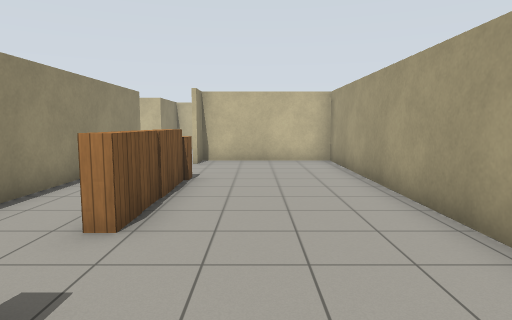
View 1 (above)

14 first-person views from a walk through a robot-simulator world made for Gazebo. The camera is 1.3 m above the floor, tilts 6° down and sees 75° across. Floor lines are 1 m apart. The floor is counted in squares, 1 m on a side. Each view is taken from the middle of a square. On the plan, view 1 faces up. The plan holds only what a view shows up to about 14 squares ahead; the rest is blank. The place goes on beyond the plan. Gazebo's built-in surfaces are drawn with simple patterns.

View 2
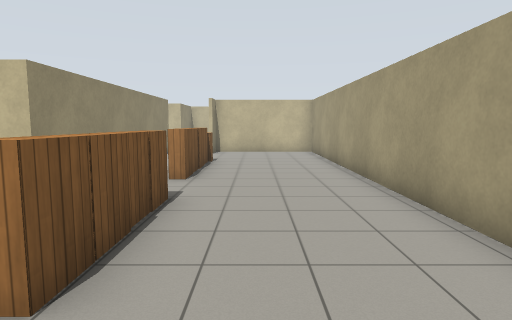

View 3
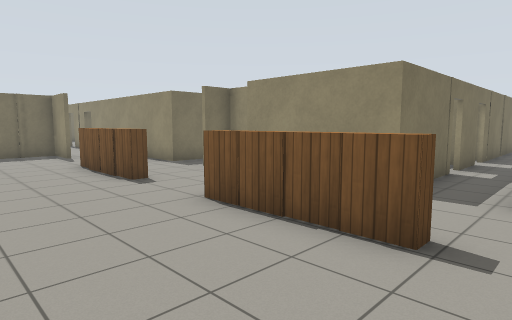

View 4
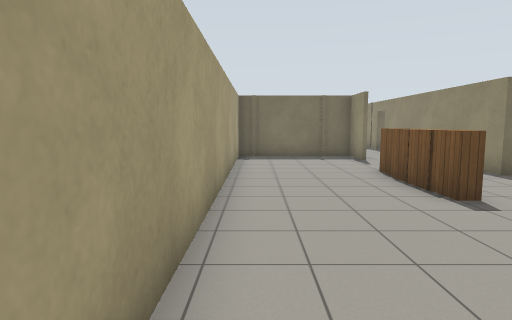

View 5
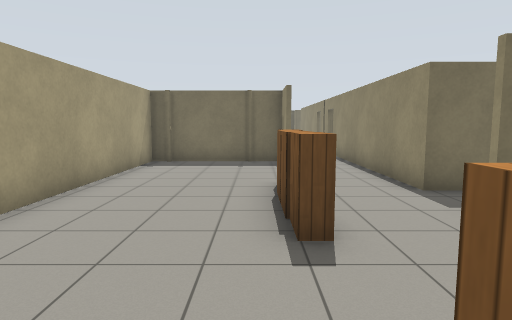

View 6
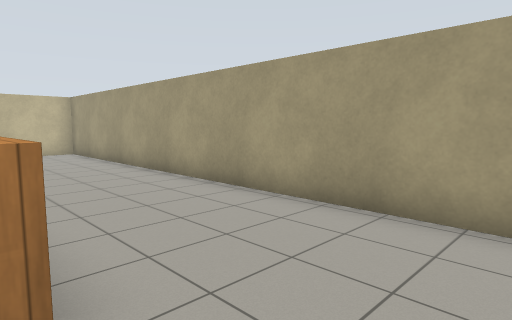

View 7
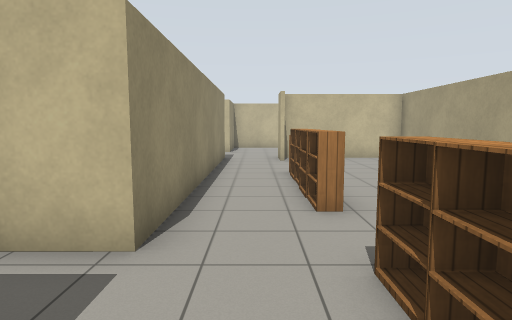

View 8
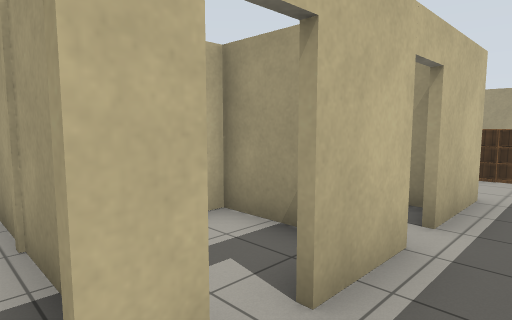

View 9
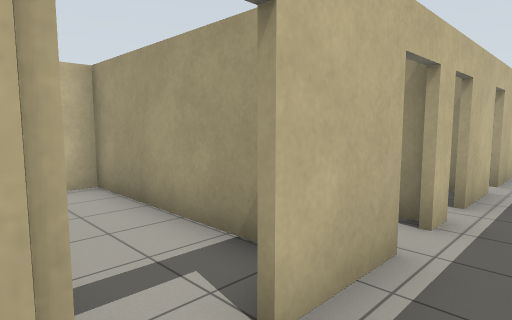

View 10
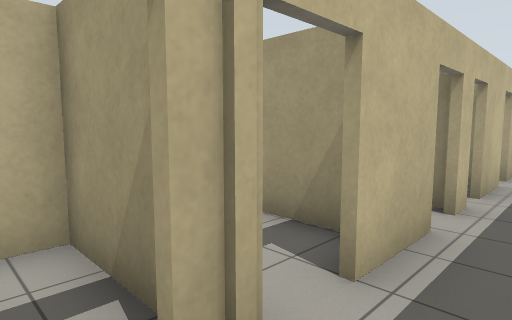

View 11
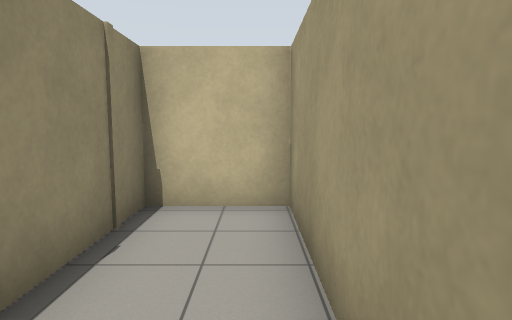

View 12
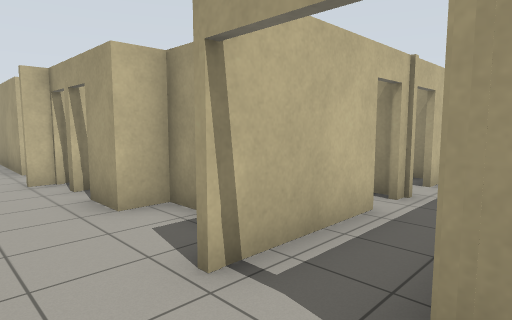

View 13
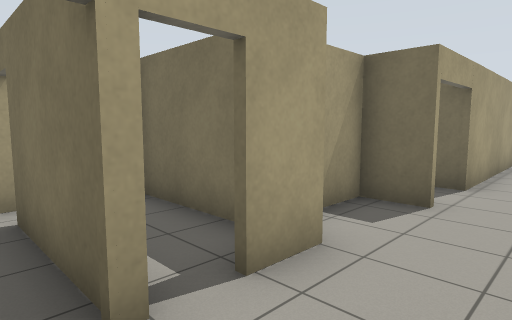

View 14
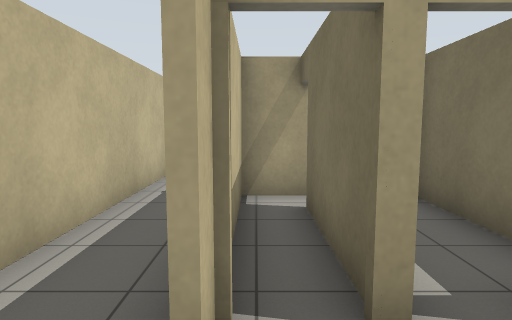

### Floor plan
Points are (right, up) in squares from view 1. A wall is a line through its corners. A room is listed if a view was taken in it or the views show most of it. See-through windows are left out.
Room 1 (views 1, 2, 3, 4, 5, 6, 7, 8, 9, 10)
walls: (-5.3, -4.6) (-5.3, -5.6) (-4.3, -5.6); (-4.3, -5.7) (-6.6, -5.7); (-8, 0.4) (-4.5, 0.4) (-4.5, -3.9); (-7.4, -5.7) (-9.3, -5.7); (-5.7, -7.5) (-4.2, -7.5) (-4.2, -13.5); (-10.8, 0.4) (-8.8, 0.4); (-10, -5.7) (-10.8, -5.7); (-1.9, -11.2) (-1.9, -12.9) (2.7, -12.9) (2.7, 12.2) (-1.9, 12.2) (-1.9, 11); (-11.6, -5.7) (-13.6, -5.7); (-12.5, 2.3) (-19.3, 2.3); (-4.2, 11.4) (-4.2, 2.3) (-5.7, 2.3); (-14.6, -5.7) (-15.3, -5.7); (-15.4, 0.4) (-11.6, 0.4); (-16.1, -5.7) (-19.4, -5.7); (-19, -0.8) (-15.7, -0.8)
ways out: open door at (-15, -6) to room 2; opening at (-19, 1) to room 3; open door at (-19, -6.5) to room 3; open door at (-11, 0) to room 4; open door at (-10, -6) to room 4; opening at (-3, -13); opening at (-3, 12); open door at (-8.3, -0.3); open door at (-7, -6)
objects: bookshelf (-2, -8); bookshelf (-2, -7); bookshelf (-2, -6); bookshelf (-2, -5); bookshelf (-2, -2) to (-2, -1); bookshelf (-2, 0); bookshelf (-2, 1); bookshelf (-2, 2); bookshelf (-2, 4) to (-2, 5); bookshelf (-2, 6); bookshelf (-2, 7); cabinet (-2, 8)
Room 2 (view 11)
walls: (-12.5, -5.2) (-12.5, 0.3) (-14.8, 0.3) (-14.8, -3)
ways out: open door at (-15, -6) to room 1; open door at (-15.5, -1) to room 5
Room 3 (views 12, 13, 14)
walls: (-19.4, -5.6) (-18.1, -5.6) (-18.1, -3) (-19, -3) (-19, -1.8); (-19.3, -12.9) (-19.3, -7.5); (-19.3, 2.3) (-19.3, 5.6)
ways out: opening at (-19, 1) to room 1; open door at (-19, -6.5) to room 1; open door at (-19, -1) to room 5
Room 4 (no view inside)
walls: (-10.3, -5.5) (-10.3, -1.4)
ways out: open door at (-11, 0) to room 1; open door at (-10, -6) to room 1; open door at (-10, -1)
Room 5 (no view inside)
walls: (-17.8, -2.9) (-15.1, -2.9)
ways out: open door at (-15.5, -1) to room 2; open door at (-19, -1) to room 3; open door at (-16, -3)

Positions as (right, up) in squares from view 1, and headings:
1: (0, 0), facing up
2: (0, -4), facing up
3: (2, 3), facing down-left
4: (2, 1), facing down
5: (-1, -1), facing down
6: (-2, -4), facing up-right
7: (-3, -1), facing up
8: (-11, -7), facing up-right
9: (-15, -7), facing up-right
10: (-16, -7), facing up-right
11: (-13, -5), facing up
12: (-21, -8), facing up-right
13: (-21, 0), facing down-right
14: (-21, 0), facing right
